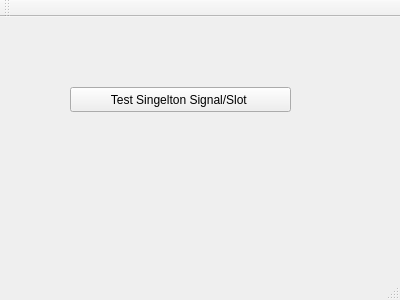
<?xml version="1.0" encoding="UTF-8"?>
<ui version="4.0">
 <class>MainWindow</class>
 <widget class="QMainWindow" name="MainWindow">
  <property name="geometry">
   <rect>
    <x>0</x>
    <y>0</y>
    <width>400</width>
    <height>300</height>
   </rect>
  </property>
  <property name="windowTitle">
   <string>MainWindow</string>
  </property>
  <widget class="QWidget" name="centralWidget">
   <widget class="QPushButton" name="pushButton">
    <property name="geometry">
     <rect>
      <x>70</x>
      <y>70</y>
      <width>221</width>
      <height>25</height>
     </rect>
    </property>
    <property name="text">
     <string>Test Singelton Signal/Slot </string>
    </property>
   </widget>
  </widget>
  <widget class="QMenuBar" name="menuBar">
   <property name="geometry">
    <rect>
     <x>0</x>
     <y>0</y>
     <width>400</width>
     <height>22</height>
    </rect>
   </property>
  </widget>
  <widget class="QToolBar" name="mainToolBar">
   <attribute name="toolBarArea">
    <enum>TopToolBarArea</enum>
   </attribute>
   <attribute name="toolBarBreak">
    <bool>false</bool>
   </attribute>
  </widget>
  <widget class="QStatusBar" name="statusBar"/>
 </widget>
 <layoutdefault spacing="6" margin="11"/>
 <resources/>
 <connections/>
</ui>
